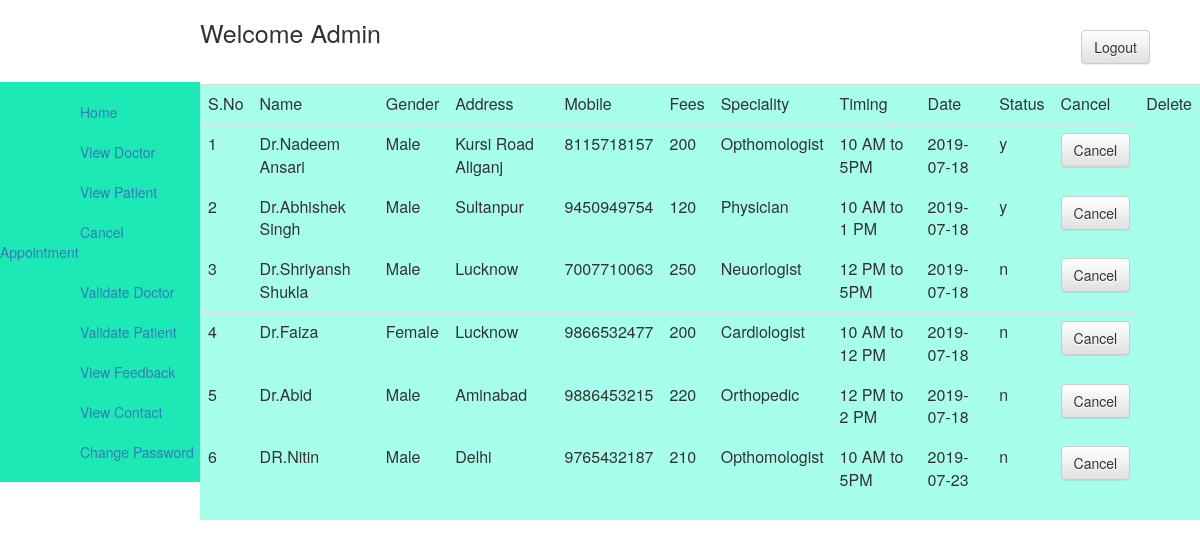
The app's page /admin/valdoctor.php (signed in) with its own data.
### tables this page shows
CREATE TABLE IF NOT EXISTS `tbl_doctor` (
  `docid` int(11) NOT NULL AUTO_INCREMENT,
  `name` varchar(60) NOT NULL,
  `gender` varchar(6) NOT NULL,
  `email` varchar(30) NOT NULL,
  `password` varchar(30) NOT NULL,
  `address` varchar(30) NOT NULL,
  `mobile` varchar(13) NOT NULL,
  `fees` int(11) NOT NULL,
  `speciality` varchar(20) NOT NULL,
  `timing` varchar(15) NOT NULL,
  `pic` varchar(100) NOT NULL,
  `date` varchar(10) NOT NULL,
  `status` varchar(6) NOT NULL DEFAULT 'n',
  PRIMARY KEY (`docid`)
);

### admin/valdoctor.php (the view, shortened to what this page needs)
<?php
$query="select * from tbl_doctor";
$res=mysql_query($query);
?>
<html>
<head>
<link href="../css/bootstrap.min.css" rel="stylesheet" type="text/css"/>
<link href="../css/bootstrap-theme.min.css" rel="stylesheet" type="text/css"/>
<link href="../css/font-awesome.min.css" rel="stylesheet" type="text/css"/>
</head>
<body>
<div class="conatiner-fluid" style="min-height:auto;">
<div class="col-sm-2" style="min-height:auto;">
<div class="row" style="min-height:400px;background-color:#1de9b6;">
<br/>
<a href="dashboard.php" style="margin-left:80px;margin-top:20px;">Home</a>
<br/>
<br/>
<a href="viewdoctor.php" style="margin-left:80px;margin-top:20px;">View Doctor</a>
<br/>
<br/>
<a href="viewpatient.php" style="margin-left:80px;margin-top:20px;">View Patient</a>
<br/>
<br/>
<a href="cancel.php" style="margin-left:80px;margin-top:20px;">Cancel Appointment</a>
<br/>
<br/>
<a href="valdoctor.php" style="margin-left:80px;margin-top:20px;">Validate Doctor</a>
<br/>
<br/>
<a href="valpatient.php" style="margin-left:80px;margin-top:20px;">Validate Patient</a>
<br/>
<br/>
<a href="viewfeedback.php" style="margin-left:80px;margin-top:20px;">View Feedback</a>
<br/>
<br/>
<a href="viewcontact.php" style="margin-left:80px;margin-top:20px;">View Contact</a>
<br/>
<br/>
<a href="change.php" style="margin-left:80px;margin-top:20px;">Change Password</a>
</div>
</div>
</div>
<div class="col-sm-10" style="min-height:auto;">
<div class="row" style="min-height:auto;">
<a href="adminlogout.php"><input type="button" class="btn btn-default navbar-right" value="Logout" style="margin-top:30px;margin-right:50px;"/></a>
<p style="font-size:25px;margin-top:15px;">Welcome Admin</p>
</div>
<div class="row" style="min-height:400px;;margin-top:20px;background-color:#a7ffeb;">
<table class="table table-hover">
<tr>
	<td>S.No</td>
	<td>Name</td>
	<td>Gender</td>
	<td>Address</td>
	<td>Mobile</td>
	<td>Fees</td>
	<td>Speciality</td>
	<td>Timing</td>
	<td>Date</td>
	<td>Status</td>
	<td>Cancel</td>
	<td>Delete</td>
</tr>
<?php
$a=1;
while($row=mysql_fetch_array($res,MYSQL_BOTH))
{
?>
<tr>
<td><?php echo $a?></td>
<td><?php echo $row['name'];?></td>
<td><?php echo $row['gender'];?></td>
<td><?php echo $row['address'];?></td>
<td><?php echo $row['mobile'];?></td>
<td><?php echo $row['fees'];?></td>
<td><?php echo $row['speciality'];?></td>
<td><?php echo $row['timing'];?></td>
<td><?php echo $row['date'];?></td>
<td><?php echo $row['status'];?></td>
<td><a href="valdoccode.php?id=<?php echo $row['docid'];?>"><input type="button" class="btn btn-default" value="Cancel"/></a></td>
</tr>
<?php
	$a++;
}
?>
</table>
</div>
</div>
</body>
</html>

### records on screen
tbl_doctor: name "Dr.Nadeem Ansari", gender "Male", address "Kursi Road Aliganj", mobile "8115718157", fees "200", speciality "Opthomologist", timing "10 AM to 5PM", date "2019-07-18", status "y"
tbl_doctor: name "Dr.Abhishek Singh", gender "Male", address "Sultanpur", mobile "9450949754", fees "120", speciality "Physician", timing "10 AM to 1 PM", date "2019-07-18", status "y"
tbl_doctor: name "Dr.Shriyansh Shukla", gender "Male", address "Lucknow", mobile "7007710063", fees "250", speciality "Neuorlogist", timing "12 PM to 5PM", date "2019-07-18", status "n"
tbl_doctor: name "Dr.Faiza", gender "Female", address "Lucknow", mobile "9866532477", fees "200", speciality "Cardiologist", timing "10 AM to 12 PM", date "2019-07-18", status "n"
tbl_doctor: name "Dr.Abid", gender "Male", address "Aminabad", mobile "9886453215", fees "220", speciality "Orthopedic", timing "12 PM to 2 PM", date "2019-07-18", status "n"
tbl_doctor: name "DR.Nitin", gender "Male", address "Delhi", mobile "9765432187", fees "210", speciality "Opthomologist", timing "10 AM to 5PM", date "2019-07-23", status "n"
